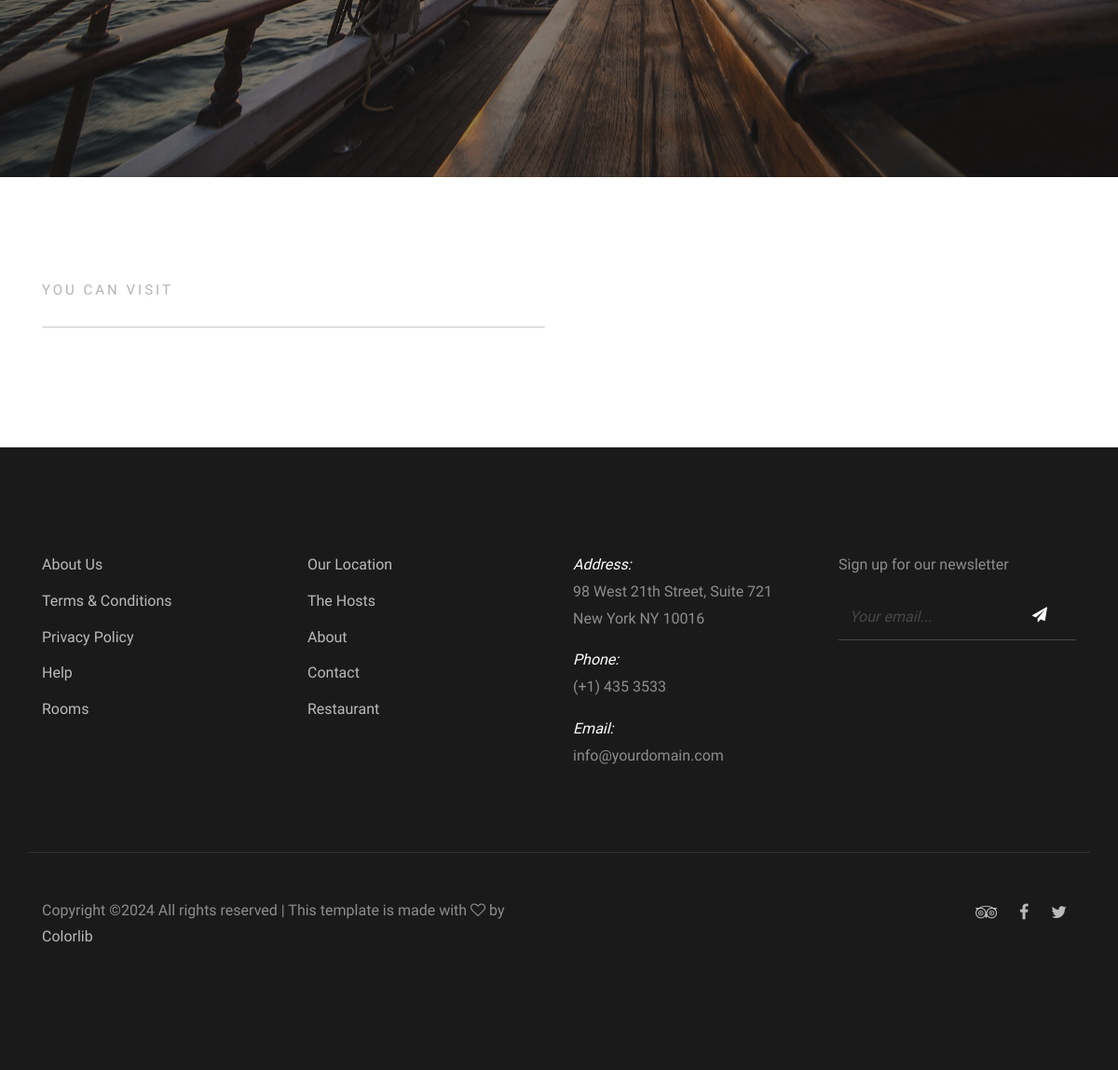
Page /home/ (lower part) on the earlier database version.
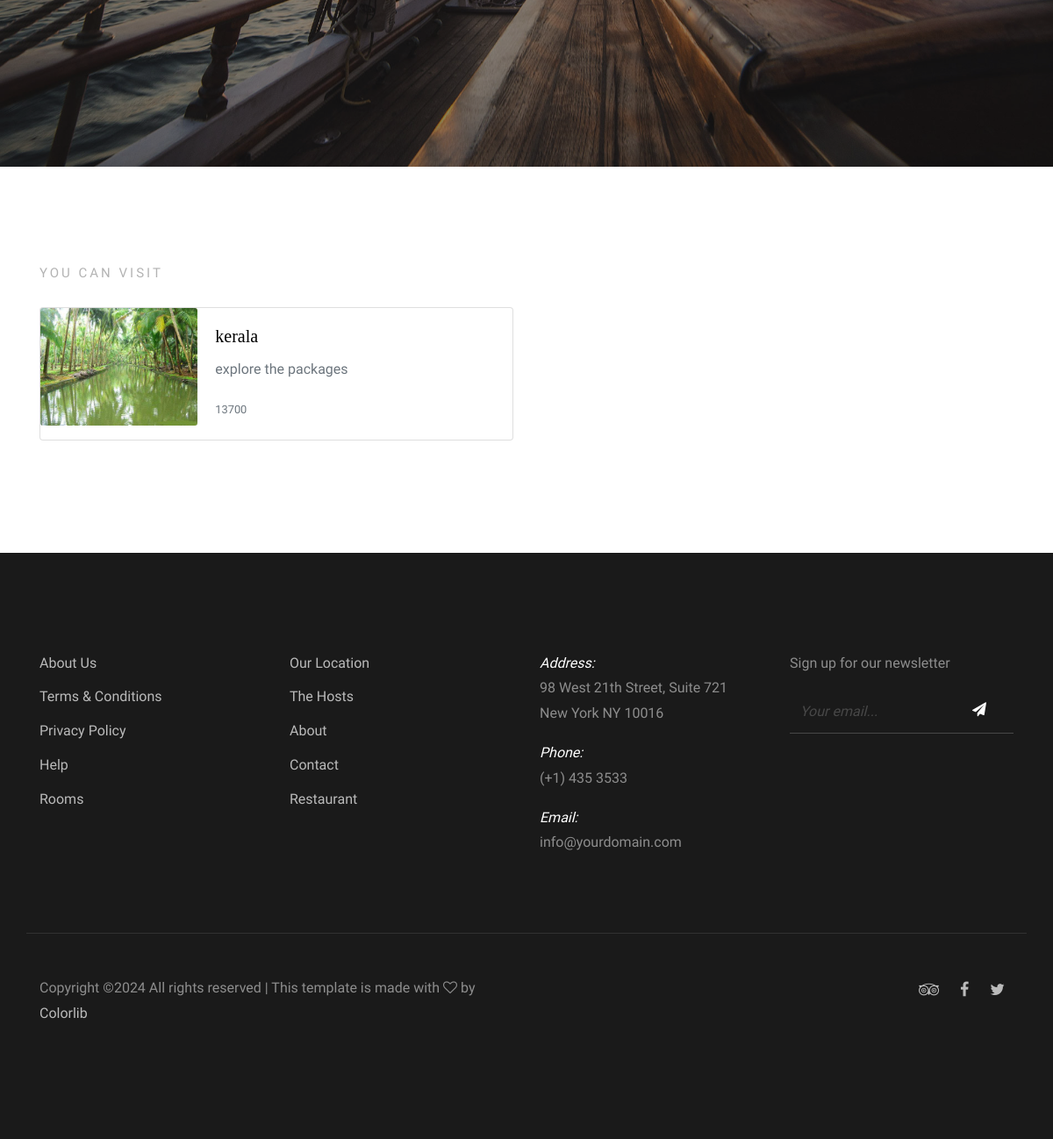
Same page on the later database version.
### travelapp/models.py (models this page shows, shortened)
class Booking(models.Model):
    pname=models.CharField(max_length=20,primary_key=True)
    amount=models.IntegerField()
    images=models.ImageField(upload_to='travelimages/',blank=True)
    description=models.CharField(max_length=100)

### travelapp/views.py (the view)
# urls.py: 2. Add a URL to urlpatterns:  path('', views.home, name='home')
def home(request):
    packages=Booking.objects.all()
    context={'packages':packages}
    return render(request,'home.html',context)

### travelapp/templates/home.html (shortened to what the changed rows need)
<!doctype html>
<html lang="en">
  <head>
    <link rel="stylesheet" href="https://cdnjs.cloudflare.com/ajax/libs/font-awesome/5.15.4/css/all.min.css" />
    <link rel="stylesheet" href="../static/css/bootstrap.css">
    <link rel="stylesheet" href="../static/css/animate.css">
    <link rel="stylesheet" href="../static/css/owl.carousel.min.css">
    <link rel="stylesheet" href="../static/css/aos.css">
    <link rel="stylesheet" href="../static/fonts/fonts/ionicons/css/ionicons.min.css">
    <link rel="stylesheet" href="../static/fonts/fonts/fontawesome/css/font-awesome.min.css">
    <link rel="stylesheet" href="../static/css/home.css">
    <link rel="stylesheet" href="../static/css/Button.css">
  </head>
  <body>
    <section class="section visit-section">
      <div class="container">
        <div class="row">
          <div class="col-md-12">
            <h2 class="heading" data-aos="fade-right">You Can Visit</h2>
          </div>
        </div>
        <div class="card mb-3" style="max-width: 540px;">
          {% for package in packages %}
          <div class="row no-gutters">
            <div class="col-md-4">
              <a href="{% url 'travelapp:package_details' %}">
                <img src="{{package.images.url}}" class="card-img" style="height: fit-content;" alt="...">
              </a>
            </div>
            <div class="col-md-8">
              <div class="card-body">
                <h5 class="card-title">{{package.pname}}</h5>
                <p class="card-text">{{package.description}}</p>
                <p class="card-text"><small class="text-muted">{{package.amount}}</small></p>
              </div>
            </div>
          </div>
          {% endfor %}
        </div>
    </section>
  </body>
</html>

Differences in the rows shown:
added Booking: images (picture), pname "kerala", description "explore the packages", amount "13700"
